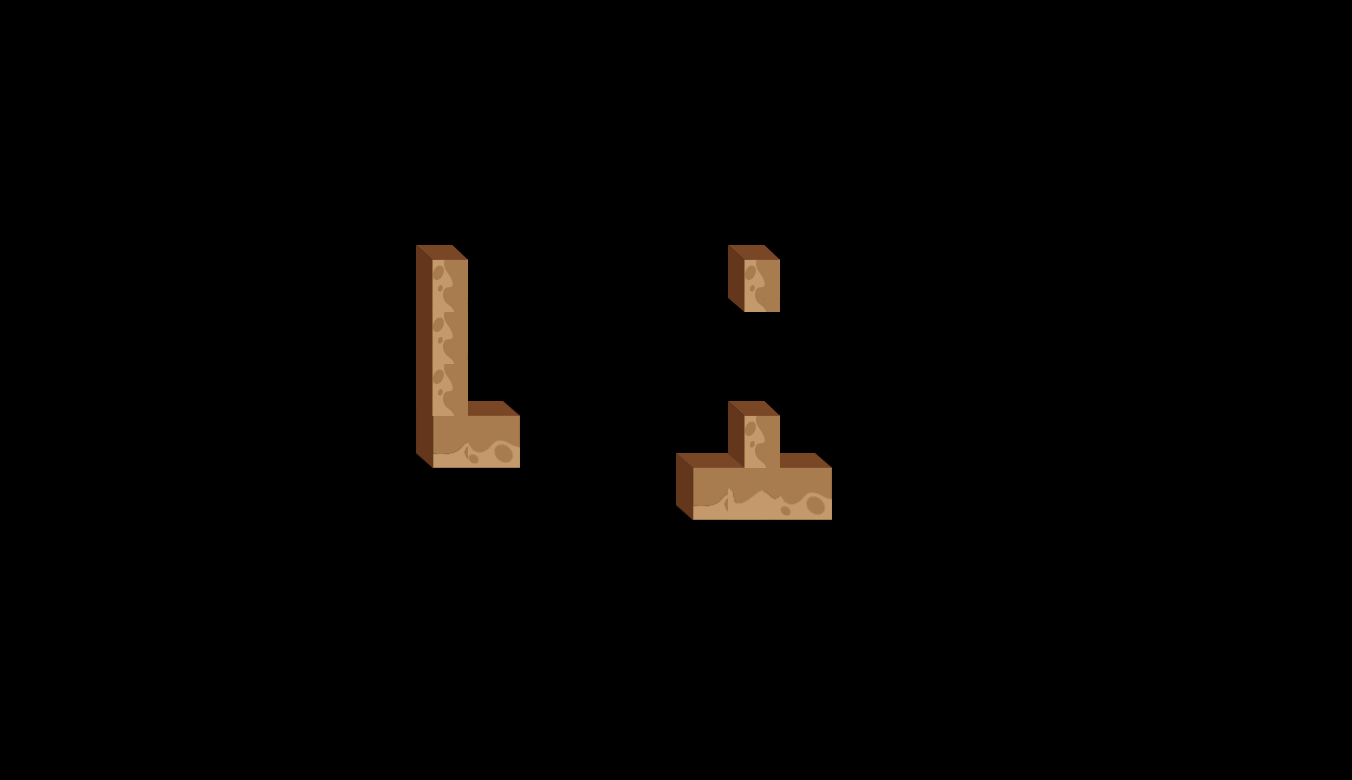

This is a level from a 2D game, rendered from its Tiled map with the project's own tilesets. A one-line summary and the map file follow, with tile-layer data summarised:
An orthogonal 26x15 tile map with 52x52 px tiles, 7 tile layers (road_4, road_3, road_6, road_2, ...), 2 tilesets and 7 objects (startPos_1, apple, stone_1, stone_2, door, ...).

<map version="1.0" orientation="orthogonal" renderorder="right-down" width="26" height="15" tilewidth="52" tileheight="52">
 <tileset firstgid="1" name="road" tilewidth="52" tileheight="67">
  <image source="road.png" width="364" height="67" />
 </tileset>
 <tileset firstgid="8" name="road_2" tilewidth="52" tileheight="67">
  <image source="road_2.png" width="52" height="67" />
 </tileset>
 <layer name="road_4" width="26" height="15">
  <data>[390 cells, 2 non-empty, 2 distinct tile ids]</data>
 </layer>
 <layer name="road_3" width="26" height="15">
  <data>[390 cells, 1 non-empty, 1 distinct tile ids]</data>
 </layer>
 <layer name="road_6" width="26" height="15">
  <data>[390 cells, 1 non-empty, 1 distinct tile ids]</data>
 </layer>
 <layer name="road_2" width="26" height="15">
  <data>[390 cells, 1 non-empty, 1 distinct tile ids]</data>
 </layer>
 <layer name="road_1" width="26" height="15">
  <data>[390 cells, 2 non-empty, 2 distinct tile ids]</data>
 </layer>
 <layer name="road_5" width="26" height="15">
  <data>[390 cells, 2 non-empty, 1 distinct tile ids]</data>
 </layer>
 <layer name="road_7" width="26" height="15">
  <data>[390 cells, 1 non-empty, 1 distinct tile ids]</data>
 </layer>
 <objectgroup name="objLayer">
  <object name="startPos_1" x="440" y="226" visible="0" />
  <object name="apple" x="598" y="290" visible="0" />
  <object name="stone_1" x="754" y="336" visible="0" />
  <object name="stone_2" x="754" y="382" visible="0" />
  <object name="door" x="962" y="340" visible="0" />
  <object name="startPos_2" x="388" y="236" visible="0" />
  <object name="startPos_3" x="389.333" y="285.333" visible="0" />
 </objectgroup>
</map>
